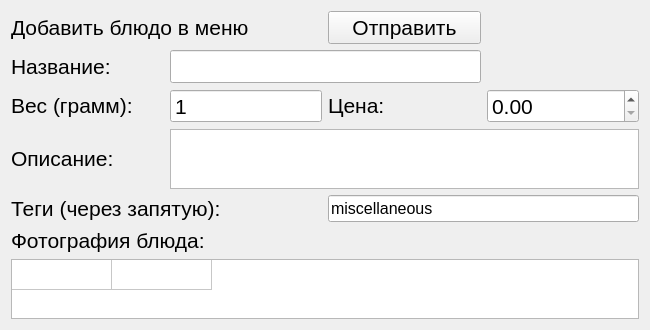
<?xml version="1.0" encoding="UTF-8"?>
<ui version="4.0">
 <class>DishAdderWidget</class>
 <widget class="QWidget" name="DishAdderWidget">
  <property name="geometry">
   <rect>
    <x>0</x>
    <y>0</y>
    <width>650</width>
    <height>330</height>
   </rect>
  </property>
  <property name="sizePolicy">
   <sizepolicy hsizetype="Expanding" vsizetype="Expanding">
    <horstretch>0</horstretch>
    <verstretch>0</verstretch>
   </sizepolicy>
  </property>
  <property name="minimumSize">
   <size>
    <width>650</width>
    <height>330</height>
   </size>
  </property>
  <property name="windowTitle">
   <string>Добавить блюдо в меню</string>
  </property>
  <layout class="QGridLayout" name="gridLayout">
   <item row="2" column="3">
    <widget class="QDoubleSpinBox" name="priceSpinBox">
     <property name="sizePolicy">
      <sizepolicy hsizetype="Expanding" vsizetype="Fixed">
       <horstretch>0</horstretch>
       <verstretch>0</verstretch>
      </sizepolicy>
     </property>
     <property name="font">
      <font>
       <pointsize>16</pointsize>
      </font>
     </property>
     <property name="minimum">
      <double>0.000000000000000</double>
     </property>
     <property name="maximum">
      <double>9999.989999999999782</double>
     </property>
    </widget>
   </item>
   <item row="3" column="1" colspan="3">
    <widget class="QTextEdit" name="descriptionEdit">
     <property name="sizePolicy">
      <sizepolicy hsizetype="Expanding" vsizetype="Fixed">
       <horstretch>0</horstretch>
       <verstretch>0</verstretch>
      </sizepolicy>
     </property>
     <property name="font">
      <font>
       <pointsize>12</pointsize>
      </font>
     </property>
    </widget>
   </item>
   <item row="2" column="1">
    <widget class="QSpinBox" name="massSpinBox">
     <property name="sizePolicy">
      <sizepolicy hsizetype="Expanding" vsizetype="Fixed">
       <horstretch>0</horstretch>
       <verstretch>0</verstretch>
      </sizepolicy>
     </property>
     <property name="font">
      <font>
       <pointsize>16</pointsize>
      </font>
     </property>
     <property name="buttonSymbols">
      <enum>QAbstractSpinBox::NoButtons</enum>
     </property>
     <property name="minimum">
      <number>1</number>
     </property>
     <property name="maximum">
      <number>99999</number>
     </property>
    </widget>
   </item>
   <item row="5" column="0" colspan="2">
    <widget class="QLabel" name="label_2">
     <property name="sizePolicy">
      <sizepolicy hsizetype="Expanding" vsizetype="Fixed">
       <horstretch>0</horstretch>
       <verstretch>0</verstretch>
      </sizepolicy>
     </property>
     <property name="text">
      <string>&lt;html&gt;&lt;head/&gt;&lt;body&gt;&lt;p&gt;&lt;span style=&quot; font-size:16pt;&quot;&gt;Фотография блюда:&lt;/span&gt;&lt;/p&gt;&lt;/body&gt;&lt;/html&gt;</string>
     </property>
    </widget>
   </item>
   <item row="2" column="2">
    <widget class="QLabel" name="label_4">
     <property name="sizePolicy">
      <sizepolicy hsizetype="Expanding" vsizetype="Fixed">
       <horstretch>0</horstretch>
       <verstretch>0</verstretch>
      </sizepolicy>
     </property>
     <property name="text">
      <string>&lt;html&gt;&lt;head/&gt;&lt;body&gt;&lt;p&gt;&lt;span style=&quot; font-size:16pt;&quot;&gt;Цена:&lt;/span&gt;&lt;/p&gt;&lt;/body&gt;&lt;/html&gt;</string>
     </property>
    </widget>
   </item>
   <item row="0" column="2">
    <widget class="QPushButton" name="sendButton">
     <property name="sizePolicy">
      <sizepolicy hsizetype="Expanding" vsizetype="Fixed">
       <horstretch>0</horstretch>
       <verstretch>0</verstretch>
      </sizepolicy>
     </property>
     <property name="font">
      <font>
       <pointsize>16</pointsize>
      </font>
     </property>
     <property name="text">
      <string>Отправить</string>
     </property>
    </widget>
   </item>
   <item row="4" column="0" colspan="2">
    <widget class="QLabel" name="label_6">
     <property name="sizePolicy">
      <sizepolicy hsizetype="Expanding" vsizetype="Fixed">
       <horstretch>0</horstretch>
       <verstretch>0</verstretch>
      </sizepolicy>
     </property>
     <property name="text">
      <string>&lt;html&gt;&lt;head/&gt;&lt;body&gt;&lt;p&gt;&lt;span style=&quot; font-size:16pt;&quot;&gt;Теги (через запятую):&lt;/span&gt;&lt;/p&gt;&lt;/body&gt;&lt;/html&gt;</string>
     </property>
    </widget>
   </item>
   <item row="3" column="0">
    <widget class="QLabel" name="label_5">
     <property name="sizePolicy">
      <sizepolicy hsizetype="Expanding" vsizetype="Fixed">
       <horstretch>0</horstretch>
       <verstretch>0</verstretch>
      </sizepolicy>
     </property>
     <property name="text">
      <string>&lt;html&gt;&lt;head/&gt;&lt;body&gt;&lt;p&gt;&lt;span style=&quot; font-size:16pt;&quot;&gt;Описание:&lt;/span&gt;&lt;/p&gt;&lt;/body&gt;&lt;/html&gt;</string>
     </property>
    </widget>
   </item>
   <item row="1" column="1" colspan="2">
    <widget class="QLineEdit" name="nameLabel">
     <property name="sizePolicy">
      <sizepolicy hsizetype="Expanding" vsizetype="Fixed">
       <horstretch>0</horstretch>
       <verstretch>0</verstretch>
      </sizepolicy>
     </property>
     <property name="font">
      <font>
       <pointsize>16</pointsize>
      </font>
     </property>
    </widget>
   </item>
   <item row="6" column="0" colspan="4">
    <widget class="QTableWidget" name="tableWidget">
     <property name="sizePolicy">
      <sizepolicy hsizetype="Expanding" vsizetype="Expanding">
       <horstretch>0</horstretch>
       <verstretch>0</verstretch>
      </sizepolicy>
     </property>
     <property name="editTriggers">
      <set>QAbstractItemView::NoEditTriggers</set>
     </property>
     <property name="rowCount">
      <number>1</number>
     </property>
     <property name="columnCount">
      <number>2</number>
     </property>
     <attribute name="horizontalHeaderVisible">
      <bool>false</bool>
     </attribute>
     <attribute name="verticalHeaderVisible">
      <bool>false</bool>
     </attribute>
     <row/>
     <column/>
     <column/>
    </widget>
   </item>
   <item row="4" column="2" colspan="2">
    <widget class="QLineEdit" name="tagsEdit">
     <property name="sizePolicy">
      <sizepolicy hsizetype="Expanding" vsizetype="Fixed">
       <horstretch>0</horstretch>
       <verstretch>0</verstretch>
      </sizepolicy>
     </property>
     <property name="font">
      <font>
       <pointsize>12</pointsize>
      </font>
     </property>
     <property name="text">
      <string>miscellaneous</string>
     </property>
    </widget>
   </item>
   <item row="2" column="0">
    <widget class="QLabel" name="label_3">
     <property name="sizePolicy">
      <sizepolicy hsizetype="Expanding" vsizetype="Fixed">
       <horstretch>0</horstretch>
       <verstretch>0</verstretch>
      </sizepolicy>
     </property>
     <property name="text">
      <string>&lt;html&gt;&lt;head/&gt;&lt;body&gt;&lt;p&gt;&lt;span style=&quot; font-size:16pt;&quot;&gt;Вес (грамм):&lt;/span&gt;&lt;/p&gt;&lt;/body&gt;&lt;/html&gt;</string>
     </property>
    </widget>
   </item>
   <item row="0" column="0" colspan="2">
    <widget class="QLabel" name="label">
     <property name="sizePolicy">
      <sizepolicy hsizetype="Expanding" vsizetype="Fixed">
       <horstretch>0</horstretch>
       <verstretch>0</verstretch>
      </sizepolicy>
     </property>
     <property name="text">
      <string>&lt;html&gt;&lt;head/&gt;&lt;body&gt;&lt;p&gt;&lt;span style=&quot; font-size:16pt;&quot;&gt;Добавить блюдо в меню&lt;/span&gt;&lt;/p&gt;&lt;/body&gt;&lt;/html&gt;</string>
     </property>
    </widget>
   </item>
   <item row="1" column="0">
    <widget class="QLabel" name="label_7">
     <property name="sizePolicy">
      <sizepolicy hsizetype="Expanding" vsizetype="Fixed">
       <horstretch>0</horstretch>
       <verstretch>0</verstretch>
      </sizepolicy>
     </property>
     <property name="text">
      <string>&lt;html&gt;&lt;head/&gt;&lt;body&gt;&lt;p&gt;&lt;span style=&quot; font-size:16pt;&quot;&gt;Название:&lt;/span&gt;&lt;/p&gt;&lt;/body&gt;&lt;/html&gt;</string>
     </property>
    </widget>
   </item>
  </layout>
 </widget>
 <resources/>
 <connections/>
</ui>
